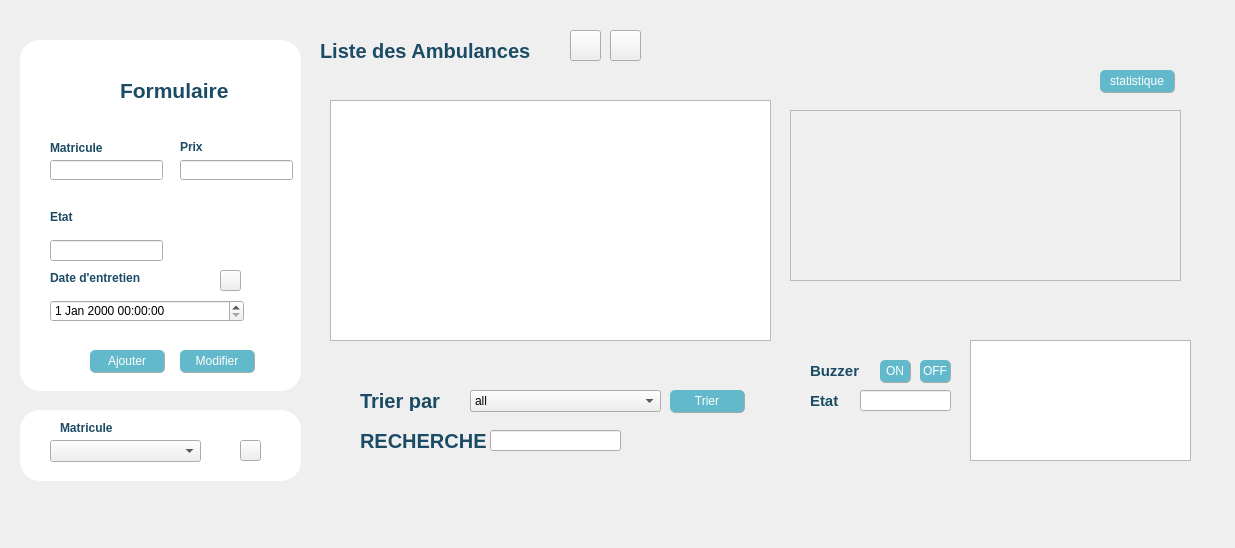
<?xml version="1.0" encoding="UTF-8"?>
<ui version="4.0">
 <class>AmbulanceI</class>
 <widget class="QDialog" name="AmbulanceI">
  <property name="geometry">
   <rect>
    <x>0</x>
    <y>0</y>
    <width>1235</width>
    <height>548</height>
   </rect>
  </property>
  <property name="windowTitle">
   <string>Dialog</string>
  </property>
  <widget class="QWidget" name="widget" native="true">
   <property name="geometry">
    <rect>
     <x>10</x>
     <y>30</y>
     <width>311</width>
     <height>371</height>
    </rect>
   </property>
   <property name="styleSheet">
    <string notr="true">QPushButton #pushButton{
	
	background-color: rgb(98, 185, 203);
	color: rgb(255, 255, 255);
	border-radius:5px;
}
QPushButton #pushButton:hover{
	
	background-color: rgb(98, 185, 203);
}
QPushButton #pushButtonp:pressed{
	padding-left:5px;
	padding-top:5px;
	background-color: rgb(98, 185, 203);
}</string>
   </property>
   <widget class="QLabel" name="label">
    <property name="geometry">
     <rect>
      <x>10</x>
      <y>10</y>
      <width>281</width>
      <height>351</height>
     </rect>
    </property>
    <property name="styleSheet">
     <string notr="true">background-color: rgb(255, 255, 255);
border-radius:20px;

</string>
    </property>
    <property name="text">
     <string/>
    </property>
   </widget>
   <widget class="QLabel" name="label_2">
    <property name="geometry">
     <rect>
      <x>110</x>
      <y>30</y>
      <width>171</width>
      <height>61</height>
     </rect>
    </property>
    <property name="font">
     <font>
      <family>MS Shell Dlg 2</family>
      <pointsize>16</pointsize>
      <weight>75</weight>
      <italic>false</italic>
      <bold>true</bold>
      <underline>false</underline>
      <strikeout>false</strikeout>
      <kerning>true</kerning>
     </font>
    </property>
    <property name="styleSheet">
     <string notr="true">
color: rgb(27, 75, 101);
</string>
    </property>
    <property name="text">
     <string>Formulaire</string>
    </property>
   </widget>
   <widget class="QLabel" name="label_3">
    <property name="geometry">
     <rect>
      <x>40</x>
      <y>110</y>
      <width>61</width>
      <height>16</height>
     </rect>
    </property>
    <property name="font">
     <font>
      <weight>75</weight>
      <bold>true</bold>
     </font>
    </property>
    <property name="styleSheet">
     <string notr="true">color: rgb(27, 75, 101);</string>
    </property>
    <property name="text">
     <string>Matricule</string>
    </property>
   </widget>
   <widget class="QLabel" name="label_4">
    <property name="geometry">
     <rect>
      <x>170</x>
      <y>110</y>
      <width>47</width>
      <height>14</height>
     </rect>
    </property>
    <property name="font">
     <font>
      <weight>75</weight>
      <bold>true</bold>
     </font>
    </property>
    <property name="styleSheet">
     <string notr="true">color: rgb(27, 75, 101);</string>
    </property>
    <property name="text">
     <string>Prix</string>
    </property>
   </widget>
   <widget class="QLabel" name="label_5">
    <property name="geometry">
     <rect>
      <x>40</x>
      <y>240</y>
      <width>101</width>
      <height>16</height>
     </rect>
    </property>
    <property name="font">
     <font>
      <weight>75</weight>
      <bold>true</bold>
     </font>
    </property>
    <property name="styleSheet">
     <string notr="true">color: rgb(27, 75, 101);</string>
    </property>
    <property name="text">
     <string>Date d'entretien</string>
    </property>
   </widget>
   <widget class="QLabel" name="label_6">
    <property name="geometry">
     <rect>
      <x>40</x>
      <y>180</y>
      <width>47</width>
      <height>14</height>
     </rect>
    </property>
    <property name="font">
     <font>
      <weight>75</weight>
      <bold>true</bold>
     </font>
    </property>
    <property name="styleSheet">
     <string notr="true">color: rgb(27, 75, 101);</string>
    </property>
    <property name="text">
     <string>Etat</string>
    </property>
   </widget>
   <widget class="QLineEdit" name="le_mat">
    <property name="geometry">
     <rect>
      <x>40</x>
      <y>130</y>
      <width>113</width>
      <height>20</height>
     </rect>
    </property>
    <property name="styleSheet">
     <string notr="true"/>
    </property>
   </widget>
   <widget class="QLineEdit" name="le_prix">
    <property name="geometry">
     <rect>
      <x>170</x>
      <y>130</y>
      <width>113</width>
      <height>20</height>
     </rect>
    </property>
   </widget>
   <widget class="QPushButton" name="pb_ajout">
    <property name="geometry">
     <rect>
      <x>80</x>
      <y>320</y>
      <width>75</width>
      <height>23</height>
     </rect>
    </property>
    <property name="styleSheet">
     <string notr="true">QPushButton{
	border-radius:5px;
   border-right:1px solid #aaaaaa;
	border-bottom:1px solid #aaaaaa;
}
QPushButton:enabled{
background-color: rgb(98, 185, 203);
	color: rgb(255, 255, 255);
}
QPushButton:pressed{
	background-color: rgb(190, 233, 231);
	color: rgb(255, 255, 255);
	border-radius:5px;
}
QPushButton:disabled{
background-color: #aaaaaa;
	color: rgb(255, 255, 255);
}

</string>
    </property>
    <property name="text">
     <string>Ajouter</string>
    </property>
   </widget>
   <widget class="QPushButton" name="pb_modif">
    <property name="geometry">
     <rect>
      <x>170</x>
      <y>320</y>
      <width>75</width>
      <height>23</height>
     </rect>
    </property>
    <property name="styleSheet">
     <string notr="true">QPushButton{
	border-radius:5px;
   border-right:1px solid #aaaaaa;
	border-bottom:1px solid #aaaaaa;
}
QPushButton:enabled{
background-color: rgb(98, 185, 203);
	color: rgb(255, 255, 255);
}
QPushButton:pressed{
	background-color: rgb(190, 233, 231);
	color: rgb(255, 255, 255);
	border-radius:5px;
}
QPushButton:disabled{
background-color: #aaaaaa;
	color: rgb(255, 255, 255);
}</string>
    </property>
    <property name="text">
     <string>Modifier</string>
    </property>
   </widget>
   <widget class="QLineEdit" name="le_etat">
    <property name="geometry">
     <rect>
      <x>40</x>
      <y>210</y>
      <width>113</width>
      <height>21</height>
     </rect>
    </property>
   </widget>
   <widget class="QDateTimeEdit" name="le_date">
    <property name="geometry">
     <rect>
      <x>40</x>
      <y>270</y>
      <width>194</width>
      <height>22</height>
     </rect>
    </property>
   </widget>
   <widget class="QPushButton" name="pushButton_7">
    <property name="geometry">
     <rect>
      <x>210</x>
      <y>240</y>
      <width>21</width>
      <height>21</height>
     </rect>
    </property>
    <property name="styleSheet">
     <string notr="true">QPushButton{
	
	
	border-image: url(:/2A3/qt/tsawer/calendrier.png);
}</string>
    </property>
    <property name="text">
     <string/>
    </property>
   </widget>
  </widget>
  <widget class="QWidget" name="widget_2" native="true">
   <property name="geometry">
    <rect>
     <x>320</x>
     <y>20</y>
     <width>1051</width>
     <height>341</height>
    </rect>
   </property>
   <widget class="QLabel" name="label_9">
    <property name="geometry">
     <rect>
      <x>0</x>
      <y>20</y>
      <width>241</width>
      <height>21</height>
     </rect>
    </property>
    <property name="font">
     <font>
      <pointsize>15</pointsize>
      <weight>75</weight>
      <bold>true</bold>
      <underline>false</underline>
     </font>
    </property>
    <property name="styleSheet">
     <string notr="true">color: rgb(27, 75, 101);</string>
    </property>
    <property name="text">
     <string>Liste des Ambulances</string>
    </property>
   </widget>
   <widget class="QPushButton" name="pb_pfdA">
    <property name="geometry">
     <rect>
      <x>250</x>
      <y>10</y>
      <width>31</width>
      <height>31</height>
     </rect>
    </property>
    <property name="styleSheet">
     <string notr="true">QPushButton{
	
	
	border-image: url(:/2A3/qt/tsawer/pdf (2).png);
}</string>
    </property>
    <property name="text">
     <string/>
    </property>
   </widget>
   <widget class="QPushButton" name="pb_excel">
    <property name="geometry">
     <rect>
      <x>290</x>
      <y>10</y>
      <width>31</width>
      <height>31</height>
     </rect>
    </property>
    <property name="styleSheet">
     <string notr="true">QPushButton{
	
	
	border-image: url(:/2A3/qt/tsawer/excel.png);
}</string>
    </property>
    <property name="text">
     <string/>
    </property>
   </widget>
   <widget class="QTableView" name="tabamb">
    <property name="geometry">
     <rect>
      <x>10</x>
      <y>80</y>
      <width>441</width>
      <height>241</height>
     </rect>
    </property>
   </widget>
   <widget class="QFrame" name="frame">
    <property name="geometry">
     <rect>
      <x>470</x>
      <y>90</y>
      <width>391</width>
      <height>171</height>
     </rect>
    </property>
    <property name="frameShape">
     <enum>QFrame::StyledPanel</enum>
    </property>
    <property name="frameShadow">
     <enum>QFrame::Raised</enum>
    </property>
   </widget>
   <widget class="QPushButton" name="stat">
    <property name="geometry">
     <rect>
      <x>780</x>
      <y>50</y>
      <width>75</width>
      <height>23</height>
     </rect>
    </property>
    <property name="styleSheet">
     <string notr="true">QPushButton{
	border-radius:5px;
   border-right:1px solid #aaaaaa;
	border-bottom:1px solid #aaaaaa;
}
QPushButton:enabled{
background-color: rgb(98, 185, 203);
	color: rgb(255, 255, 255);
}
QPushButton:pressed{
	background-color: rgb(190, 233, 231);
	color: rgb(255, 255, 255);
	border-radius:5px;
}
QPushButton:disabled{
background-color: #aaaaaa;
	color: rgb(255, 255, 255);
}</string>
    </property>
    <property name="text">
     <string>statistique</string>
    </property>
   </widget>
  </widget>
  <widget class="QLabel" name="label_27">
   <property name="geometry">
    <rect>
     <x>810</x>
     <y>360</y>
     <width>51</width>
     <height>21</height>
    </rect>
   </property>
   <property name="font">
    <font>
     <pointsize>11</pointsize>
     <weight>75</weight>
     <bold>true</bold>
    </font>
   </property>
   <property name="styleSheet">
    <string notr="true">QLabel{
	
	qproperty-icon: url(:/Downloads/trier.png);
	qproperty-iconSize: 30px 30 px;
text-align:center;
	color: rgb(27, 75, 101);
}</string>
   </property>
   <property name="text">
    <string>Buzzer</string>
   </property>
  </widget>
  <widget class="QLabel" name="label_28">
   <property name="geometry">
    <rect>
     <x>810</x>
     <y>390</y>
     <width>51</width>
     <height>21</height>
    </rect>
   </property>
   <property name="font">
    <font>
     <pointsize>11</pointsize>
     <weight>75</weight>
     <bold>true</bold>
    </font>
   </property>
   <property name="styleSheet">
    <string notr="true">QLabel{
	
	qproperty-icon: url(:/Downloads/trier.png);
	qproperty-iconSize: 30px 30 px;
text-align:center;
	color: rgb(27, 75, 101);
}</string>
   </property>
   <property name="text">
    <string>Etat</string>
   </property>
  </widget>
  <widget class="QWidget" name="widget_3" native="true">
   <property name="geometry">
    <rect>
     <x>320</x>
     <y>380</y>
     <width>451</width>
     <height>81</height>
    </rect>
   </property>
   <widget class="QPushButton" name="pb_trierA">
    <property name="geometry">
     <rect>
      <x>350</x>
      <y>10</y>
      <width>75</width>
      <height>23</height>
     </rect>
    </property>
    <property name="styleSheet">
     <string notr="true">QPushButton{
	border-radius:5px;
   border-right:1px solid #aaaaaa;
	border-bottom:1px solid #aaaaaa;
}
QPushButton:enabled{
background-color: rgb(98, 185, 203);
	color: rgb(255, 255, 255);
}
QPushButton:pressed{
	background-color: rgb(190, 233, 231);
	color: rgb(255, 255, 255);
	border-radius:5px;
}
QPushButton:disabled{
background-color: #aaaaaa;
	color: rgb(255, 255, 255);
}</string>
    </property>
    <property name="text">
     <string>Trier</string>
    </property>
   </widget>
   <widget class="QComboBox" name="comboBox_tri_ambu">
    <property name="geometry">
     <rect>
      <x>150</x>
      <y>10</y>
      <width>191</width>
      <height>22</height>
     </rect>
    </property>
    <item>
     <property name="text">
      <string>all</string>
     </property>
    </item>
    <item>
     <property name="text">
      <string>Matricule</string>
     </property>
    </item>
    <item>
     <property name="text">
      <string>Prix</string>
     </property>
    </item>
    <item>
     <property name="text">
      <string>Etat</string>
     </property>
    </item>
   </widget>
   <widget class="QLabel" name="label_25">
    <property name="geometry">
     <rect>
      <x>40</x>
      <y>10</y>
      <width>121</width>
      <height>21</height>
     </rect>
    </property>
    <property name="font">
     <font>
      <pointsize>15</pointsize>
      <weight>75</weight>
      <bold>true</bold>
     </font>
    </property>
    <property name="styleSheet">
     <string notr="true">QLabel{
	
	qproperty-icon: url(:/Downloads/trier.png);
	qproperty-iconSize: 30px 30 px;
text-align:center;
	color: rgb(27, 75, 101);
}</string>
    </property>
    <property name="text">
     <string>Trier par</string>
    </property>
   </widget>
   <widget class="QLineEdit" name="recherche">
    <property name="geometry">
     <rect>
      <x>170</x>
      <y>50</y>
      <width>131</width>
      <height>21</height>
     </rect>
    </property>
   </widget>
   <widget class="QLabel" name="label_26">
    <property name="geometry">
     <rect>
      <x>40</x>
      <y>50</y>
      <width>131</width>
      <height>21</height>
     </rect>
    </property>
    <property name="font">
     <font>
      <pointsize>15</pointsize>
      <weight>75</weight>
      <bold>true</bold>
     </font>
    </property>
    <property name="styleSheet">
     <string notr="true">QLabel{
	
	qproperty-icon: url(:/Downloads/trier.png);
	qproperty-iconSize: 30px 30 px;
text-align:center;
	color: rgb(27, 75, 101);
}</string>
    </property>
    <property name="text">
     <string>RECHERCHE</string>
    </property>
   </widget>
  </widget>
  <widget class="QPushButton" name="pb_ONA">
   <property name="geometry">
    <rect>
     <x>880</x>
     <y>360</y>
     <width>31</width>
     <height>23</height>
    </rect>
   </property>
   <property name="styleSheet">
    <string notr="true">QPushButton{
	border-radius:5px;
   border-right:1px solid #aaaaaa;
	border-bottom:1px solid #aaaaaa;
}
QPushButton:enabled{
background-color: rgb(98, 185, 203);
	color: rgb(255, 255, 255);
}
QPushButton:pressed{
	background-color: rgb(190, 233, 231);
	color: rgb(255, 255, 255);
	border-radius:5px;
}
QPushButton:disabled{
background-color: #aaaaaa;
	color: rgb(255, 255, 255);
}</string>
   </property>
   <property name="text">
    <string>ON</string>
   </property>
  </widget>
  <widget class="QPushButton" name="pb_OFFA">
   <property name="geometry">
    <rect>
     <x>920</x>
     <y>360</y>
     <width>31</width>
     <height>23</height>
    </rect>
   </property>
   <property name="styleSheet">
    <string notr="true">QPushButton{
	border-radius:5px;
   border-right:1px solid #aaaaaa;
	border-bottom:1px solid #aaaaaa;
}
QPushButton:enabled{
background-color: rgb(98, 185, 203);
	color: rgb(255, 255, 255);
}
QPushButton:pressed{
	background-color: rgb(190, 233, 231);
	color: rgb(255, 255, 255);
	border-radius:5px;
}
QPushButton:disabled{
background-color: #aaaaaa;
	color: rgb(255, 255, 255);
}</string>
   </property>
   <property name="text">
    <string>OFF</string>
   </property>
  </widget>
  <widget class="QTableView" name="tab_gazA">
   <property name="geometry">
    <rect>
     <x>970</x>
     <y>340</y>
     <width>221</width>
     <height>121</height>
    </rect>
   </property>
  </widget>
  <widget class="QLineEdit" name="etatardA">
   <property name="geometry">
    <rect>
     <x>860</x>
     <y>390</y>
     <width>91</width>
     <height>21</height>
    </rect>
   </property>
  </widget>
  <widget class="QLabel" name="label_7">
   <property name="geometry">
    <rect>
     <x>20</x>
     <y>410</y>
     <width>281</width>
     <height>71</height>
    </rect>
   </property>
   <property name="styleSheet">
    <string notr="true">background-color: rgb(255, 255, 255);
border-radius:20px;

</string>
   </property>
   <property name="text">
    <string/>
   </property>
  </widget>
  <widget class="QComboBox" name="comboBox_suppamb">
   <property name="geometry">
    <rect>
     <x>50</x>
     <y>440</y>
     <width>151</width>
     <height>22</height>
    </rect>
   </property>
  </widget>
  <widget class="QPushButton" name="pb_supp">
   <property name="geometry">
    <rect>
     <x>240</x>
     <y>440</y>
     <width>21</width>
     <height>21</height>
    </rect>
   </property>
   <property name="styleSheet">
    <string notr="true">QPushButton{
	border-image: url(:/2A3/qt/tsawer/poubella.png);
color:white;
}</string>
   </property>
   <property name="text">
    <string/>
   </property>
  </widget>
  <widget class="QLabel" name="label_8">
   <property name="geometry">
    <rect>
     <x>60</x>
     <y>420</y>
     <width>61</width>
     <height>16</height>
    </rect>
   </property>
   <property name="font">
    <font>
     <weight>75</weight>
     <bold>true</bold>
    </font>
   </property>
   <property name="styleSheet">
    <string notr="true">color: rgb(27, 75, 101);</string>
   </property>
   <property name="text">
    <string>Matricule</string>
   </property>
  </widget>
 </widget>
 <resources/>
 <connections/>
</ui>
